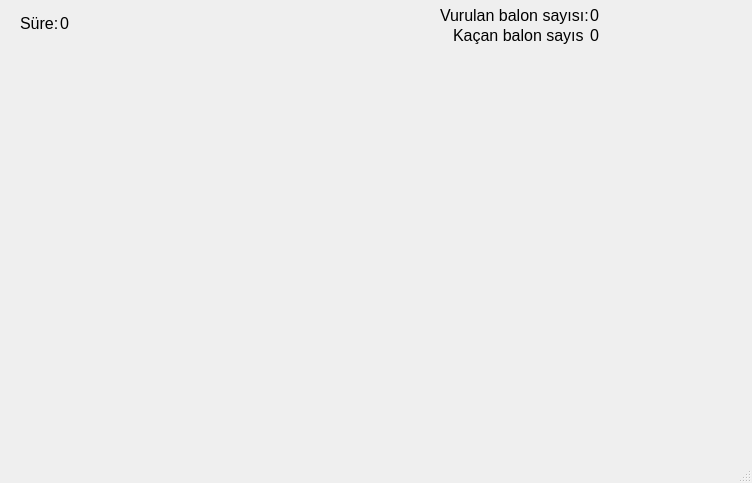
<?xml version="1.0" encoding="UTF-8"?>
<ui version="4.0">
 <class>MainWindow</class>
 <widget class="QMainWindow" name="MainWindow">
  <property name="geometry">
   <rect>
    <x>0</x>
    <y>0</y>
    <width>752</width>
    <height>483</height>
   </rect>
  </property>
  <property name="windowTitle">
   <string>MainWindow</string>
  </property>
  <property name="autoFillBackground">
   <bool>false</bool>
  </property>
  <widget class="QWidget" name="centralwidget">
   <widget class="QWidget" name="widget" native="true">
    <property name="geometry">
     <rect>
      <x>0</x>
      <y>0</y>
      <width>752</width>
      <height>50</height>
     </rect>
    </property>
    <widget class="QLabel" name="label">
     <property name="geometry">
      <rect>
       <x>20</x>
       <y>15</y>
       <width>49</width>
       <height>16</height>
      </rect>
     </property>
     <property name="font">
      <font>
       <pointsize>12</pointsize>
      </font>
     </property>
     <property name="text">
      <string>Süre:</string>
     </property>
    </widget>
    <widget class="QLabel" name="label_2">
     <property name="geometry">
      <rect>
       <x>440</x>
       <y>5</y>
       <width>151</width>
       <height>21</height>
      </rect>
     </property>
     <property name="font">
      <font>
       <pointsize>12</pointsize>
      </font>
     </property>
     <property name="text">
      <string>Vurulan balon sayısı:</string>
     </property>
    </widget>
    <widget class="QLabel" name="label_3">
     <property name="geometry">
      <rect>
       <x>453</x>
       <y>25</y>
       <width>131</width>
       <height>21</height>
      </rect>
     </property>
     <property name="font">
      <font>
       <pointsize>12</pointsize>
      </font>
     </property>
     <property name="text">
      <string>Kaçan balon sayısı:</string>
     </property>
    </widget>
    <widget class="QLabel" name="lbl_sure">
     <property name="geometry">
      <rect>
       <x>60</x>
       <y>15</y>
       <width>31</width>
       <height>16</height>
      </rect>
     </property>
     <property name="palette">
      <palette>
       <active>
        <colorrole role="WindowText">
         <brush brushstyle="SolidPattern">
          <color alpha="255">
           <red>85</red>
           <green>0</green>
           <blue>255</blue>
          </color>
         </brush>
        </colorrole>
       </active>
       <inactive>
        <colorrole role="WindowText">
         <brush brushstyle="SolidPattern">
          <color alpha="255">
           <red>0</red>
           <green>0</green>
           <blue>0</blue>
          </color>
         </brush>
        </colorrole>
       </inactive>
       <disabled>
        <colorrole role="WindowText">
         <brush brushstyle="SolidPattern">
          <color alpha="255">
           <red>120</red>
           <green>120</green>
           <blue>120</blue>
          </color>
         </brush>
        </colorrole>
       </disabled>
      </palette>
     </property>
     <property name="font">
      <font>
       <pointsize>12</pointsize>
      </font>
     </property>
     <property name="text">
      <string>0</string>
     </property>
    </widget>
    <widget class="QLabel" name="lbl_vurulan">
     <property name="geometry">
      <rect>
       <x>590</x>
       <y>5</y>
       <width>31</width>
       <height>21</height>
      </rect>
     </property>
     <property name="palette">
      <palette>
       <active>
        <colorrole role="WindowText">
         <brush brushstyle="SolidPattern">
          <color alpha="255">
           <red>0</red>
           <green>170</green>
           <blue>0</blue>
          </color>
         </brush>
        </colorrole>
        <colorrole role="Button">
         <brush brushstyle="SolidPattern">
          <color alpha="255">
           <red>240</red>
           <green>240</green>
           <blue>240</blue>
          </color>
         </brush>
        </colorrole>
        <colorrole role="Light">
         <brush brushstyle="SolidPattern">
          <color alpha="255">
           <red>255</red>
           <green>255</green>
           <blue>255</blue>
          </color>
         </brush>
        </colorrole>
        <colorrole role="Midlight">
         <brush brushstyle="SolidPattern">
          <color alpha="255">
           <red>227</red>
           <green>227</green>
           <blue>227</blue>
          </color>
         </brush>
        </colorrole>
        <colorrole role="Dark">
         <brush brushstyle="SolidPattern">
          <color alpha="255">
           <red>160</red>
           <green>160</green>
           <blue>160</blue>
          </color>
         </brush>
        </colorrole>
        <colorrole role="Mid">
         <brush brushstyle="SolidPattern">
          <color alpha="255">
           <red>160</red>
           <green>160</green>
           <blue>160</blue>
          </color>
         </brush>
        </colorrole>
        <colorrole role="Text">
         <brush brushstyle="SolidPattern">
          <color alpha="255">
           <red>0</red>
           <green>0</green>
           <blue>0</blue>
          </color>
         </brush>
        </colorrole>
        <colorrole role="BrightText">
         <brush brushstyle="SolidPattern">
          <color alpha="255">
           <red>255</red>
           <green>255</green>
           <blue>255</blue>
          </color>
         </brush>
        </colorrole>
        <colorrole role="ButtonText">
         <brush brushstyle="SolidPattern">
          <color alpha="255">
           <red>0</red>
           <green>0</green>
           <blue>0</blue>
          </color>
         </brush>
        </colorrole>
        <colorrole role="Base">
         <brush brushstyle="SolidPattern">
          <color alpha="255">
           <red>255</red>
           <green>255</green>
           <blue>255</blue>
          </color>
         </brush>
        </colorrole>
        <colorrole role="Window">
         <brush brushstyle="SolidPattern">
          <color alpha="255">
           <red>240</red>
           <green>240</green>
           <blue>240</blue>
          </color>
         </brush>
        </colorrole>
        <colorrole role="Shadow">
         <brush brushstyle="SolidPattern">
          <color alpha="255">
           <red>105</red>
           <green>105</green>
           <blue>105</blue>
          </color>
         </brush>
        </colorrole>
        <colorrole role="Highlight">
         <brush brushstyle="SolidPattern">
          <color alpha="255">
           <red>0</red>
           <green>120</green>
           <blue>215</blue>
          </color>
         </brush>
        </colorrole>
        <colorrole role="HighlightedText">
         <brush brushstyle="SolidPattern">
          <color alpha="255">
           <red>255</red>
           <green>255</green>
           <blue>255</blue>
          </color>
         </brush>
        </colorrole>
        <colorrole role="Link">
         <brush brushstyle="SolidPattern">
          <color alpha="255">
           <red>0</red>
           <green>0</green>
           <blue>255</blue>
          </color>
         </brush>
        </colorrole>
        <colorrole role="LinkVisited">
         <brush brushstyle="SolidPattern">
          <color alpha="255">
           <red>255</red>
           <green>0</green>
           <blue>255</blue>
          </color>
         </brush>
        </colorrole>
        <colorrole role="AlternateBase">
         <brush brushstyle="SolidPattern">
          <color alpha="255">
           <red>245</red>
           <green>245</green>
           <blue>245</blue>
          </color>
         </brush>
        </colorrole>
        <colorrole role="NoRole">
         <brush brushstyle="SolidPattern">
          <color alpha="255">
           <red>0</red>
           <green>0</green>
           <blue>0</blue>
          </color>
         </brush>
        </colorrole>
        <colorrole role="ToolTipBase">
         <brush brushstyle="SolidPattern">
          <color alpha="255">
           <red>255</red>
           <green>255</green>
           <blue>220</blue>
          </color>
         </brush>
        </colorrole>
        <colorrole role="ToolTipText">
         <brush brushstyle="SolidPattern">
          <color alpha="255">
           <red>0</red>
           <green>0</green>
           <blue>0</blue>
          </color>
         </brush>
        </colorrole>
        <colorrole role="PlaceholderText">
         <brush brushstyle="SolidPattern">
          <color alpha="128">
           <red>0</red>
           <green>0</green>
           <blue>0</blue>
          </color>
         </brush>
        </colorrole>
       </active>
       <inactive>
        <colorrole role="WindowText">
         <brush brushstyle="SolidPattern">
          <color alpha="255">
           <red>0</red>
           <green>0</green>
           <blue>0</blue>
          </color>
         </brush>
        </colorrole>
        <colorrole role="Button">
         <brush brushstyle="SolidPattern">
          <color alpha="255">
           <red>240</red>
           <green>240</green>
           <blue>240</blue>
          </color>
         </brush>
        </colorrole>
        <colorrole role="Light">
         <brush brushstyle="SolidPattern">
          <color alpha="255">
           <red>255</red>
           <green>255</green>
           <blue>255</blue>
          </color>
         </brush>
        </colorrole>
        <colorrole role="Midlight">
         <brush brushstyle="SolidPattern">
          <color alpha="255">
           <red>227</red>
           <green>227</green>
           <blue>227</blue>
          </color>
         </brush>
        </colorrole>
        <colorrole role="Dark">
         <brush brushstyle="SolidPattern">
          <color alpha="255">
           <red>160</red>
           <green>160</green>
           <blue>160</blue>
          </color>
         </brush>
        </colorrole>
        <colorrole role="Mid">
         <brush brushstyle="SolidPattern">
          <color alpha="255">
           <red>160</red>
           <green>160</green>
           <blue>160</blue>
          </color>
         </brush>
        </colorrole>
        <colorrole role="Text">
         <brush brushstyle="SolidPattern">
          <color alpha="255">
           <red>0</red>
           <green>0</green>
           <blue>0</blue>
          </color>
         </brush>
        </colorrole>
        <colorrole role="BrightText">
         <brush brushstyle="SolidPattern">
          <color alpha="255">
           <red>255</red>
           <green>255</green>
           <blue>255</blue>
          </color>
         </brush>
        </colorrole>
        <colorrole role="ButtonText">
         <brush brushstyle="SolidPattern">
          <color alpha="255">
           <red>0</red>
           <green>0</green>
           <blue>0</blue>
          </color>
         </brush>
        </colorrole>
        <colorrole role="Base">
         <brush brushstyle="SolidPattern">
          <color alpha="255">
           <red>255</red>
           <green>255</green>
           <blue>255</blue>
          </color>
         </brush>
        </colorrole>
        <colorrole role="Window">
         <brush brushstyle="SolidPattern">
          <color alpha="255">
           <red>240</red>
           <green>240</green>
           <blue>240</blue>
          </color>
         </brush>
        </colorrole>
        <colorrole role="Shadow">
         <brush brushstyle="SolidPattern">
          <color alpha="255">
           <red>105</red>
           <green>105</green>
           <blue>105</blue>
          </color>
         </brush>
        </colorrole>
        <colorrole role="Highlight">
         <brush brushstyle="SolidPattern">
          <color alpha="255">
           <red>240</red>
           <green>240</green>
           <blue>240</blue>
          </color>
         </brush>
        </colorrole>
        <colorrole role="HighlightedText">
         <brush brushstyle="SolidPattern">
          <color alpha="255">
           <red>0</red>
           <green>0</green>
           <blue>0</blue>
          </color>
         </brush>
        </colorrole>
        <colorrole role="Link">
         <brush brushstyle="SolidPattern">
          <color alpha="255">
           <red>0</red>
           <green>0</green>
           <blue>255</blue>
          </color>
         </brush>
        </colorrole>
        <colorrole role="LinkVisited">
         <brush brushstyle="SolidPattern">
          <color alpha="255">
           <red>255</red>
           <green>0</green>
           <blue>255</blue>
          </color>
         </brush>
        </colorrole>
        <colorrole role="AlternateBase">
         <brush brushstyle="SolidPattern">
          <color alpha="255">
           <red>245</red>
           <green>245</green>
           <blue>245</blue>
          </color>
         </brush>
        </colorrole>
        <colorrole role="NoRole">
         <brush brushstyle="NoBrush">
          <color alpha="255">
           <red>0</red>
           <green>0</green>
           <blue>0</blue>
          </color>
         </brush>
        </colorrole>
        <colorrole role="ToolTipBase">
         <brush brushstyle="SolidPattern">
          <color alpha="255">
           <red>255</red>
           <green>255</green>
           <blue>220</blue>
          </color>
         </brush>
        </colorrole>
        <colorrole role="ToolTipText">
         <brush brushstyle="SolidPattern">
          <color alpha="255">
           <red>0</red>
           <green>0</green>
           <blue>0</blue>
          </color>
         </brush>
        </colorrole>
        <colorrole role="PlaceholderText">
         <brush brushstyle="SolidPattern">
          <color alpha="128">
           <red>0</red>
           <green>0</green>
           <blue>0</blue>
          </color>
         </brush>
        </colorrole>
       </inactive>
       <disabled>
        <colorrole role="WindowText">
         <brush brushstyle="SolidPattern">
          <color alpha="255">
           <red>120</red>
           <green>120</green>
           <blue>120</blue>
          </color>
         </brush>
        </colorrole>
        <colorrole role="Button">
         <brush brushstyle="SolidPattern">
          <color alpha="255">
           <red>240</red>
           <green>240</green>
           <blue>240</blue>
          </color>
         </brush>
        </colorrole>
        <colorrole role="Light">
         <brush brushstyle="SolidPattern">
          <color alpha="255">
           <red>255</red>
           <green>255</green>
           <blue>255</blue>
          </color>
         </brush>
        </colorrole>
        <colorrole role="Midlight">
         <brush brushstyle="SolidPattern">
          <color alpha="255">
           <red>247</red>
           <green>247</green>
           <blue>247</blue>
          </color>
         </brush>
        </colorrole>
        <colorrole role="Dark">
         <brush brushstyle="SolidPattern">
          <color alpha="255">
           <red>160</red>
           <green>160</green>
           <blue>160</blue>
          </color>
         </brush>
        </colorrole>
        <colorrole role="Mid">
         <brush brushstyle="SolidPattern">
          <color alpha="255">
           <red>160</red>
           <green>160</green>
           <blue>160</blue>
          </color>
         </brush>
        </colorrole>
        <colorrole role="Text">
         <brush brushstyle="SolidPattern">
          <color alpha="255">
           <red>120</red>
           <green>120</green>
           <blue>120</blue>
          </color>
         </brush>
        </colorrole>
        <colorrole role="BrightText">
         <brush brushstyle="SolidPattern">
          <color alpha="255">
           <red>255</red>
           <green>255</green>
           <blue>255</blue>
          </color>
         </brush>
        </colorrole>
        <colorrole role="ButtonText">
         <brush brushstyle="SolidPattern">
          <color alpha="255">
           <red>120</red>
           <green>120</green>
           <blue>120</blue>
          </color>
         </brush>
        </colorrole>
        <colorrole role="Base">
         <brush brushstyle="SolidPattern">
          <color alpha="255">
           <red>240</red>
           <green>240</green>
           <blue>240</blue>
          </color>
         </brush>
        </colorrole>
        <colorrole role="Window">
         <brush brushstyle="SolidPattern">
          <color alpha="255">
           <red>240</red>
           <green>240</green>
           <blue>240</blue>
          </color>
         </brush>
        </colorrole>
        <colorrole role="Shadow">
         <brush brushstyle="SolidPattern">
          <color alpha="255">
           <red>0</red>
           <green>0</green>
           <blue>0</blue>
          </color>
         </brush>
        </colorrole>
        <colorrole role="Highlight">
         <brush brushstyle="SolidPattern">
          <color alpha="255">
           <red>0</red>
           <green>120</green>
           <blue>215</blue>
          </color>
         </brush>
        </colorrole>
        <colorrole role="HighlightedText">
         <brush brushstyle="SolidPattern">
          <color alpha="255">
           <red>255</red>
           <green>255</green>
           <blue>255</blue>
          </color>
         </brush>
        </colorrole>
        <colorrole role="Link">
         <brush brushstyle="SolidPattern">
          <color alpha="255">
           <red>0</red>
           <green>0</green>
           <blue>255</blue>
          </color>
         </brush>
        </colorrole>
        <colorrole role="LinkVisited">
         <brush brushstyle="SolidPattern">
          <color alpha="255">
           <red>255</red>
           <green>0</green>
           <blue>255</blue>
          </color>
         </brush>
        </colorrole>
        <colorrole role="AlternateBase">
         <brush brushstyle="SolidPattern">
          <color alpha="255">
           <red>245</red>
           <green>245</green>
           <blue>245</blue>
          </color>
         </brush>
        </colorrole>
        <colorrole role="NoRole">
         <brush brushstyle="NoBrush">
          <color alpha="255">
           <red>0</red>
           <green>0</green>
           <blue>0</blue>
          </color>
         </brush>
        </colorrole>
        <colorrole role="ToolTipBase">
         <brush brushstyle="SolidPattern">
          <color alpha="255">
           <red>255</red>
           <green>255</green>
           <blue>220</blue>
          </color>
         </brush>
        </colorrole>
        <colorrole role="ToolTipText">
         <brush brushstyle="SolidPattern">
          <color alpha="255">
           <red>0</red>
           <green>0</green>
           <blue>0</blue>
          </color>
         </brush>
        </colorrole>
        <colorrole role="PlaceholderText">
         <brush brushstyle="SolidPattern">
          <color alpha="128">
           <red>0</red>
           <green>0</green>
           <blue>0</blue>
          </color>
         </brush>
        </colorrole>
       </disabled>
      </palette>
     </property>
     <property name="font">
      <font>
       <pointsize>12</pointsize>
      </font>
     </property>
     <property name="text">
      <string>0</string>
     </property>
    </widget>
    <widget class="QLabel" name="lbl_kacan">
     <property name="geometry">
      <rect>
       <x>590</x>
       <y>25</y>
       <width>31</width>
       <height>21</height>
      </rect>
     </property>
     <property name="palette">
      <palette>
       <active>
        <colorrole role="WindowText">
         <brush brushstyle="SolidPattern">
          <color alpha="255">
           <red>255</red>
           <green>0</green>
           <blue>0</blue>
          </color>
         </brush>
        </colorrole>
        <colorrole role="Button">
         <brush brushstyle="SolidPattern">
          <color alpha="255">
           <red>240</red>
           <green>240</green>
           <blue>240</blue>
          </color>
         </brush>
        </colorrole>
        <colorrole role="Light">
         <brush brushstyle="SolidPattern">
          <color alpha="255">
           <red>255</red>
           <green>255</green>
           <blue>255</blue>
          </color>
         </brush>
        </colorrole>
        <colorrole role="Midlight">
         <brush brushstyle="SolidPattern">
          <color alpha="255">
           <red>227</red>
           <green>227</green>
           <blue>227</blue>
          </color>
         </brush>
        </colorrole>
        <colorrole role="Dark">
         <brush brushstyle="SolidPattern">
          <color alpha="255">
           <red>160</red>
           <green>160</green>
           <blue>160</blue>
          </color>
         </brush>
        </colorrole>
        <colorrole role="Mid">
         <brush brushstyle="SolidPattern">
          <color alpha="255">
           <red>160</red>
           <green>160</green>
           <blue>160</blue>
          </color>
         </brush>
        </colorrole>
        <colorrole role="Text">
         <brush brushstyle="SolidPattern">
          <color alpha="255">
           <red>0</red>
           <green>0</green>
           <blue>0</blue>
          </color>
         </brush>
        </colorrole>
        <colorrole role="BrightText">
         <brush brushstyle="SolidPattern">
          <color alpha="255">
           <red>255</red>
           <green>255</green>
           <blue>255</blue>
          </color>
         </brush>
        </colorrole>
        <colorrole role="ButtonText">
         <brush brushstyle="SolidPattern">
          <color alpha="255">
           <red>0</red>
           <green>0</green>
           <blue>0</blue>
          </color>
         </brush>
        </colorrole>
        <colorrole role="Base">
         <brush brushstyle="SolidPattern">
          <color alpha="255">
           <red>255</red>
           <green>255</green>
           <blue>255</blue>
          </color>
         </brush>
        </colorrole>
        <colorrole role="Window">
         <brush brushstyle="SolidPattern">
          <color alpha="255">
           <red>240</red>
           <green>240</green>
           <blue>240</blue>
          </color>
         </brush>
        </colorrole>
        <colorrole role="Shadow">
         <brush brushstyle="SolidPattern">
          <color alpha="255">
           <red>105</red>
           <green>105</green>
           <blue>105</blue>
          </color>
         </brush>
        </colorrole>
        <colorrole role="Highlight">
         <brush brushstyle="SolidPattern">
          <color alpha="255">
           <red>0</red>
           <green>120</green>
           <blue>215</blue>
          </color>
         </brush>
        </colorrole>
        <colorrole role="HighlightedText">
         <brush brushstyle="SolidPattern">
          <color alpha="255">
           <red>255</red>
           <green>255</green>
           <blue>255</blue>
          </color>
         </brush>
        </colorrole>
        <colorrole role="Link">
         <brush brushstyle="SolidPattern">
          <color alpha="255">
           <red>0</red>
           <green>0</green>
           <blue>255</blue>
          </color>
         </brush>
        </colorrole>
        <colorrole role="LinkVisited">
         <brush brushstyle="SolidPattern">
          <color alpha="255">
           <red>255</red>
           <green>0</green>
           <blue>255</blue>
          </color>
         </brush>
        </colorrole>
        <colorrole role="AlternateBase">
         <brush brushstyle="SolidPattern">
          <color alpha="255">
           <red>245</red>
           <green>245</green>
           <blue>245</blue>
          </color>
         </brush>
        </colorrole>
        <colorrole role="NoRole">
         <brush brushstyle="SolidPattern">
          <color alpha="255">
           <red>0</red>
           <green>0</green>
           <blue>0</blue>
          </color>
         </brush>
        </colorrole>
        <colorrole role="ToolTipBase">
         <brush brushstyle="SolidPattern">
          <color alpha="255">
           <red>255</red>
           <green>255</green>
           <blue>220</blue>
          </color>
         </brush>
        </colorrole>
        <colorrole role="ToolTipText">
         <brush brushstyle="SolidPattern">
          <color alpha="255">
           <red>0</red>
           <green>0</green>
           <blue>0</blue>
          </color>
         </brush>
        </colorrole>
        <colorrole role="PlaceholderText">
         <brush brushstyle="SolidPattern">
          <color alpha="128">
           <red>0</red>
           <green>0</green>
           <blue>0</blue>
          </color>
         </brush>
        </colorrole>
       </active>
       <inactive>
        <colorrole role="WindowText">
         <brush brushstyle="SolidPattern">
          <color alpha="255">
           <red>0</red>
           <green>0</green>
           <blue>0</blue>
          </color>
         </brush>
        </colorrole>
        <colorrole role="Button">
         <brush brushstyle="SolidPattern">
          <color alpha="255">
           <red>240</red>
           <green>240</green>
           <blue>240</blue>
          </color>
         </brush>
        </colorrole>
        <colorrole role="Light">
         <brush brushstyle="SolidPattern">
          <color alpha="255">
           <red>255</red>
           <green>255</green>
           <blue>255</blue>
          </color>
         </brush>
        </colorrole>
        <colorrole role="Midlight">
         <brush brushstyle="SolidPattern">
          <color alpha="255">
           <red>227</red>
           <green>227</green>
           <blue>227</blue>
          </color>
         </brush>
        </colorrole>
        <colorrole role="Dark">
         <brush brushstyle="SolidPattern">
          <color alpha="255">
           <red>160</red>
           <green>160</green>
           <blue>160</blue>
          </color>
         </brush>
        </colorrole>
        <colorrole role="Mid">
         <brush brushstyle="SolidPattern">
          <color alpha="255">
           <red>160</red>
           <green>160</green>
           <blue>160</blue>
          </color>
         </brush>
        </colorrole>
        <colorrole role="Text">
         <brush brushstyle="SolidPattern">
          <color alpha="255">
           <red>0</red>
           <green>0</green>
           <blue>0</blue>
          </color>
         </brush>
        </colorrole>
        <colorrole role="BrightText">
         <brush brushstyle="SolidPattern">
          <color alpha="255">
           <red>255</red>
           <green>255</green>
           <blue>255</blue>
          </color>
         </brush>
        </colorrole>
        <colorrole role="ButtonText">
         <brush brushstyle="SolidPattern">
          <color alpha="255">
           <red>0</red>
           <green>0</green>
           <blue>0</blue>
          </color>
         </brush>
        </colorrole>
        <colorrole role="Base">
         <brush brushstyle="SolidPattern">
          <color alpha="255">
           <red>255</red>
           <green>255</green>
           <blue>255</blue>
          </color>
         </brush>
        </colorrole>
        <colorrole role="Window">
         <brush brushstyle="SolidPattern">
          <color alpha="255">
           <red>240</red>
           <green>240</green>
           <blue>240</blue>
          </color>
         </brush>
        </colorrole>
        <colorrole role="Shadow">
         <brush brushstyle="SolidPattern">
          <color alpha="255">
           <red>105</red>
           <green>105</green>
           <blue>105</blue>
          </color>
         </brush>
        </colorrole>
        <colorrole role="Highlight">
         <brush brushstyle="SolidPattern">
          <color alpha="255">
           <red>240</red>
           <green>240</green>
           <blue>240</blue>
          </color>
         </brush>
        </colorrole>
        <colorrole role="HighlightedText">
         <brush brushstyle="SolidPattern">
          <color alpha="255">
           <red>0</red>
           <green>0</green>
           <blue>0</blue>
          </color>
         </brush>
        </colorrole>
        <colorrole role="Link">
         <brush brushstyle="SolidPattern">
          <color alpha="255">
           <red>0</red>
           <green>0</green>
           <blue>255</blue>
          </color>
         </brush>
        </colorrole>
        <colorrole role="LinkVisited">
         <brush brushstyle="SolidPattern">
          <color alpha="255">
           <red>255</red>
           <green>0</green>
           <blue>255</blue>
          </color>
         </brush>
        </colorrole>
        <colorrole role="AlternateBase">
         <brush brushstyle="SolidPattern">
          <color alpha="255">
           <red>245</red>
           <green>245</green>
           <blue>245</blue>
          </color>
         </brush>
        </colorrole>
        <colorrole role="NoRole">
         <brush brushstyle="NoBrush">
          <color alpha="255">
           <red>0</red>
           <green>0</green>
           <blue>0</blue>
          </color>
         </brush>
        </colorrole>
        <colorrole role="ToolTipBase">
         <brush brushstyle="SolidPattern">
          <color alpha="255">
           <red>255</red>
           <green>255</green>
           <blue>220</blue>
          </color>
         </brush>
        </colorrole>
        <colorrole role="ToolTipText">
         <brush brushstyle="SolidPattern">
          <color alpha="255">
           <red>0</red>
           <green>0</green>
           <blue>0</blue>
          </color>
         </brush>
        </colorrole>
        <colorrole role="PlaceholderText">
         <brush brushstyle="SolidPattern">
          <color alpha="128">
           <red>0</red>
           <green>0</green>
           <blue>0</blue>
          </color>
         </brush>
        </colorrole>
       </inactive>
       <disabled>
        <colorrole role="WindowText">
         <brush brushstyle="SolidPattern">
          <color alpha="255">
           <red>120</red>
           <green>120</green>
           <blue>120</blue>
          </color>
         </brush>
        </colorrole>
        <colorrole role="Button">
         <brush brushstyle="SolidPattern">
          <color alpha="255">
           <red>240</red>
           <green>240</green>
           <blue>240</blue>
          </color>
         </brush>
        </colorrole>
        <colorrole role="Light">
         <brush brushstyle="SolidPattern">
          <color alpha="255">
           <red>255</red>
           <green>255</green>
           <blue>255</blue>
          </color>
         </brush>
        </colorrole>
        <colorrole role="Midlight">
         <brush brushstyle="SolidPattern">
          <color alpha="255">
           <red>247</red>
           <green>247</green>
           <blue>247</blue>
          </color>
         </brush>
        </colorrole>
        <colorrole role="Dark">
         <brush brushstyle="SolidPattern">
          <color alpha="255">
           <red>160</red>
           <green>160</green>
           <blue>160</blue>
          </color>
         </brush>
        </colorrole>
        <colorrole role="Mid">
         <brush brushstyle="SolidPattern">
          <color alpha="255">
           <red>160</red>
           <green>160</green>
           <blue>160</blue>
          </color>
         </brush>
        </colorrole>
        <colorrole role="Text">
         <brush brushstyle="SolidPattern">
          <color alpha="255">
           <red>120</red>
           <green>120</green>
           <blue>120</blue>
          </color>
         </brush>
        </colorrole>
        <colorrole role="BrightText">
         <brush brushstyle="SolidPattern">
          <color alpha="255">
           <red>255</red>
           <green>255</green>
           <blue>255</blue>
          </color>
         </brush>
        </colorrole>
        <colorrole role="ButtonText">
         <brush brushstyle="SolidPattern">
          <color alpha="255">
           <red>120</red>
           <green>120</green>
           <blue>120</blue>
          </color>
         </brush>
        </colorrole>
        <colorrole role="Base">
         <brush brushstyle="SolidPattern">
          <color alpha="255">
           <red>240</red>
           <green>240</green>
           <blue>240</blue>
          </color>
         </brush>
        </colorrole>
        <colorrole role="Window">
         <brush brushstyle="SolidPattern">
          <color alpha="255">
           <red>240</red>
           <green>240</green>
           <blue>240</blue>
          </color>
         </brush>
        </colorrole>
        <colorrole role="Shadow">
         <brush brushstyle="SolidPattern">
          <color alpha="255">
           <red>0</red>
           <green>0</green>
           <blue>0</blue>
          </color>
         </brush>
        </colorrole>
        <colorrole role="Highlight">
         <brush brushstyle="SolidPattern">
          <color alpha="255">
           <red>0</red>
           <green>120</green>
           <blue>215</blue>
          </color>
         </brush>
        </colorrole>
        <colorrole role="HighlightedText">
         <brush brushstyle="SolidPattern">
          <color alpha="255">
           <red>255</red>
           <green>255</green>
           <blue>255</blue>
          </color>
         </brush>
        </colorrole>
        <colorrole role="Link">
         <brush brushstyle="SolidPattern">
          <color alpha="255">
           <red>0</red>
           <green>0</green>
           <blue>255</blue>
          </color>
         </brush>
        </colorrole>
        <colorrole role="LinkVisited">
         <brush brushstyle="SolidPattern">
          <color alpha="255">
           <red>255</red>
           <green>0</green>
           <blue>255</blue>
          </color>
         </brush>
        </colorrole>
        <colorrole role="AlternateBase">
         <brush brushstyle="SolidPattern">
          <color alpha="255">
           <red>245</red>
           <green>245</green>
           <blue>245</blue>
          </color>
         </brush>
        </colorrole>
        <colorrole role="NoRole">
         <brush brushstyle="NoBrush">
          <color alpha="255">
           <red>0</red>
           <green>0</green>
           <blue>0</blue>
          </color>
         </brush>
        </colorrole>
        <colorrole role="ToolTipBase">
         <brush brushstyle="SolidPattern">
          <color alpha="255">
           <red>255</red>
           <green>255</green>
           <blue>220</blue>
          </color>
         </brush>
        </colorrole>
        <colorrole role="ToolTipText">
         <brush brushstyle="SolidPattern">
          <color alpha="255">
           <red>0</red>
           <green>0</green>
           <blue>0</blue>
          </color>
         </brush>
        </colorrole>
        <colorrole role="PlaceholderText">
         <brush brushstyle="SolidPattern">
          <color alpha="128">
           <red>0</red>
           <green>0</green>
           <blue>0</blue>
          </color>
         </brush>
        </colorrole>
       </disabled>
      </palette>
     </property>
     <property name="font">
      <font>
       <pointsize>12</pointsize>
      </font>
     </property>
     <property name="text">
      <string>0</string>
     </property>
    </widget>
   </widget>
  </widget>
  <widget class="QMenuBar" name="menubar">
   <property name="geometry">
    <rect>
     <x>0</x>
     <y>0</y>
     <width>752</width>
     <height>22</height>
    </rect>
   </property>
  </widget>
  <widget class="QStatusBar" name="statusbar"/>
 </widget>
 <resources/>
 <connections/>
</ui>
